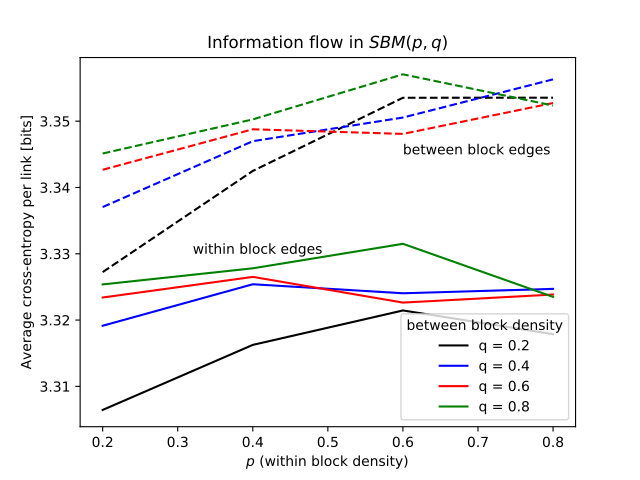

This figure's Python source:
import numpy as np
import matplotlib.pyplot as plt
import pandas as pd

hx_w = np.loadtxt("SBM/processing/sbm_w_N40.csv",delimiter=",")
hx_b = np.loadtxt("SBM/processing/sbm_b_N40.csv",delimiter=",")

sbm_p_list = [0.2,0.4,0.6,0.8]
sbm_q_list = [0.2,0.4,0.6,0.8]

# Plot 1 -- scatterplot of (p,q) colored by cross-entropy
##for i,sbm_p in enumerate(sbm_p_list):
##    for j,sbm_q in enumerate(sbm_q_list):
##        plt.scatter(sbm_p,sbm_q,c=hx[i,j],vmin=np.min(hx),vmax=np.max(hx))
##
##plt.xlabel(r"$p$")
##plt.ylabel(r"$q$")
##plt.title(r"Information flow in two block symmetric $SBM(p,q)$")
##plt.colorbar()
##plt.show()


# Plot 2 -- plot of p vs cross-entropy, one line plotted per q
style = ['k-','b-','r-','g-']
for j,sbm_q in enumerate(sbm_q_list):
    plt.plot(sbm_p_list, hx_w[:,j], style[j], label="q = %0.1f" % sbm_q)
    plt.plot(sbm_p_list, hx_b[:,j], style[j]+"-")

plt.annotate(s="within block edges",xy=(0.32,3.33))
plt.annotate(s="between block edges",xy=(0.6,3.345))
plt.xlabel(r"$p$ (within block density)")
plt.ylabel("Average cross-entropy per link [bits]")
plt.legend(title="between block density")
plt.title(r"Information flow in $SBM(p,q)$")
plt.show()


# Plot 3 -- plot of q vs cross-entropy, one line plotted per p
##for i,sbm_p in enumerate(sbm_p_list):
##    plt.plot(sbm_q_list, hx[i,:], label="p = %0.1f" % sbm_p)
##
##plt.xlabel(r"$q$ (between block density)")
##plt.ylabel("Average cross-entropy per link [bits]")
##plt.legend(title="within block density")
##plt.title(r"Information flow in two block symmetric $SBM(p,q)$")
##plt.show()
